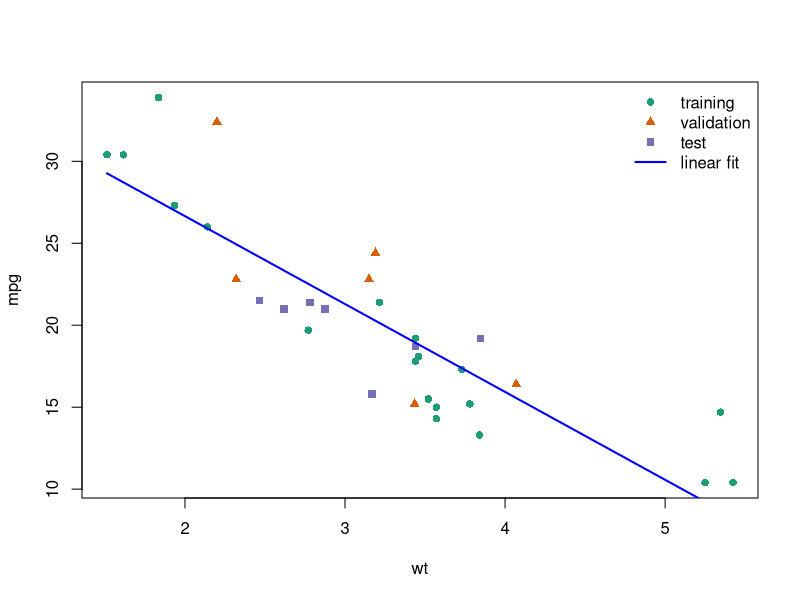
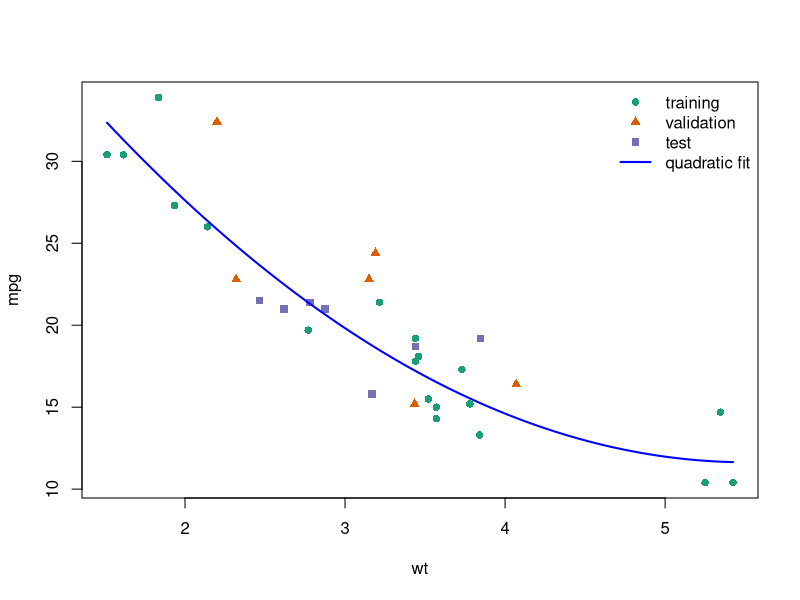
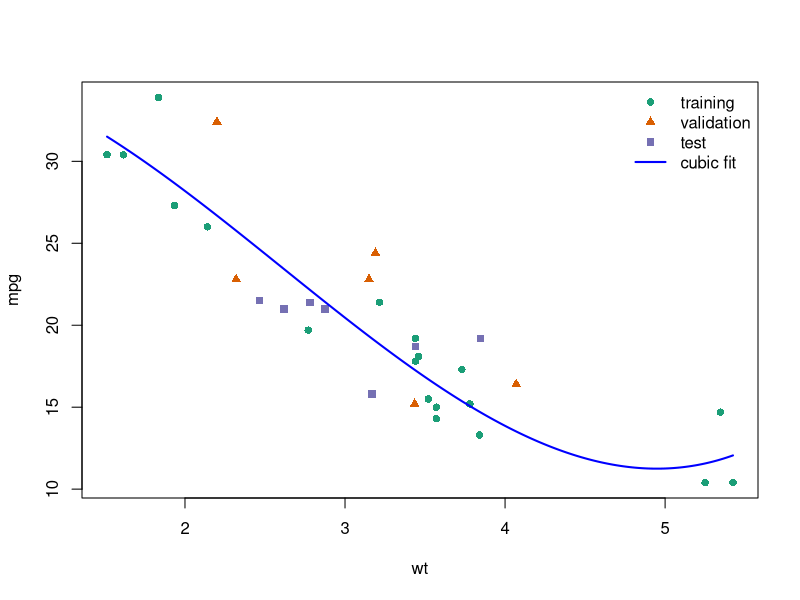
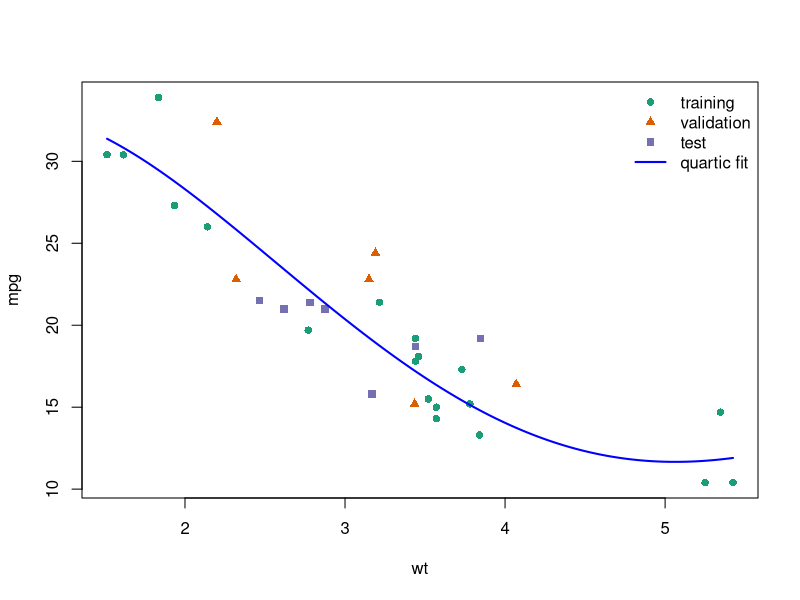

The R source for these figures, in order:
## ---- chunk 1
#| code-fold: false
set.seed(108)
n <- nrow(mtcars)

n_train <- floor(0.6 * n)
n_valid <- floor(0.2 * n)

idx_train <- sample.int(n, size = n_train)
idx_remaining <- setdiff(seq_len(n), idx_train)
idx_valid <- sample(idx_remaining, size = n_valid)
idx_test <- setdiff(idx_remaining, idx_valid)

split_sizes <- tibble::tibble(
  split = c("training", "validation", "test"),
  n = c(length(idx_train), length(idx_valid), length(idx_test))
)
## ---- chunk 2
split_sizes
## ---- chunk 3
train_dat <- mtcars[idx_train, ]
valid_dat <- mtcars[idx_valid, ]
test_dat <- mtcars[idx_test, ]

model_linear <- lm(mpg ~ wt, data = train_dat)
model_quadratic <- lm(mpg ~ wt + I(wt^2), data = train_dat)
model_cubic <- lm(mpg ~ wt + I(wt^2) + I(wt^3), data = train_dat)
model_quartic <- lm(
  mpg ~ wt + I(wt^2) + I(wt^3) + I(wt^4),
  data = train_dat
)

compute_rmse <- function(model, data) {
  sqrt(mean((data$mpg - predict(model, newdata = data))^2))
}

candidate_models <- list(
  linear = model_linear,
  quadratic = model_quadratic,
  cubic = model_cubic,
  quartic = model_quartic
)

validation_results <- tibble::tibble(
  model = names(candidate_models)
) |>
  dplyr::mutate(
    training_RMSE = purrr::map_dbl(
      model,
      \(model_name) compute_rmse(candidate_models[[model_name]], train_dat)
    ),
    validation_RMSE = purrr::map_dbl(
      model,
      \(model_name) compute_rmse(candidate_models[[model_name]], valid_dat)
    )
  )

model_labels <- c(
  linear = "linear model",
  quadratic = "quadratic model",
  cubic = "cubic model",
  quartic = "quartic model"
)

chosen_model_name <-
  validation_results |>
  dplyr::arrange(validation_RMSE) |>
  dplyr::slice(1) |>
  dplyr::pull(model)

chosen_model_label <- model_labels[[chosen_model_name]]

chosen_model <- candidate_models[[chosen_model_name]]
chosen_model_validation_rmse <- compute_rmse(chosen_model, valid_dat)

performance_comparison <- tibble::tibble(
  split = c("validation", "test"),
  model = chosen_model_name,
  RMSE = c(
    chosen_model_validation_rmse,
    compute_rmse(chosen_model, test_dat)
  )
)
## ---- chunk 4
#| label: setup-model-fit-figure-partitions
partition_colors <- c(
  training = "#1b9e77",
  validation = "#d95f02",
  test = "#7570b3"
)
partition_shapes <- c(
  training = 16,
  validation = 17,
  test = 15
)
wt_range <- range(c(train_dat$wt, valid_dat$wt, test_dat$wt))
mpg_range <- range(c(train_dat$mpg, valid_dat$mpg, test_dat$mpg))
wt_grid <- seq(wt_range[1], wt_range[2], length.out = 200)

plot_partitions_with_fit <- function(model, fit_label) {
  plot(
    train_dat$wt,
    train_dat$mpg,
    xlab = "wt",
    ylab = "mpg",
    pch = partition_shapes[["training"]],
    xlim = wt_range,
    ylim = mpg_range,
    col = partition_colors[["training"]]
  )
  points(
    valid_dat$wt,
    valid_dat$mpg,
    pch = partition_shapes[["validation"]],
    col = partition_colors[["validation"]]
  )
  points(
    test_dat$wt,
    test_dat$mpg,
    pch = partition_shapes[["test"]],
    col = partition_colors[["test"]]
  )
  fitted_curve <- predict(model, newdata = data.frame(wt = wt_grid))
  lines(wt_grid, fitted_curve, col = "blue", lwd = 2)
  legend(
    "topright",
    legend = c("training", "validation", "test", fit_label),
    col = c(unname(partition_colors), "blue"),
    pch = c(unname(partition_shapes), NA),
    lty = c(NA, NA, NA, 1),
    lwd = c(NA, NA, NA, 2),
    bty = "n"
  )
}
## ---- chunk 5
#| fig-alt: Scatterplot of miles per gallon versus vehicle weight.
#|   Points are colored and shaped by training,
#|   validation,
#|   and test partitions.
#|   The fitted linear regression line is superimposed.
#| code-fold: true
plot_partitions_with_fit(model_linear, "linear fit")
## ---- chunk 6
#| fig-alt: Scatterplot of miles per gallon versus vehicle weight.
#|   Points are colored and shaped by training,
#|   validation,
#|   and test partitions.
#|   The fitted quadratic curve is superimposed.
#| code-fold: true
plot_partitions_with_fit(model_quadratic, "quadratic fit")
## ---- chunk 7
#| fig-alt: Scatterplot of miles per gallon versus vehicle weight.
#|   Points are colored and shaped by training,
#|   validation,
#|   and test partitions.
#|   The fitted cubic curve is superimposed.
#| code-fold: true
plot_partitions_with_fit(model_cubic, "cubic fit")
## ---- chunk 8
#| fig-alt: Scatterplot of miles per gallon versus vehicle weight.
#|   Points are colored and shaped by training,
#|   validation,
#|   and test partitions.
#|   The fitted quartic curve is superimposed.
#| code-fold: true
plot_partitions_with_fit(model_quartic, "quartic fit")
## ---- chunk 9
validation_results
## ---- chunk 10
performance_comparison
